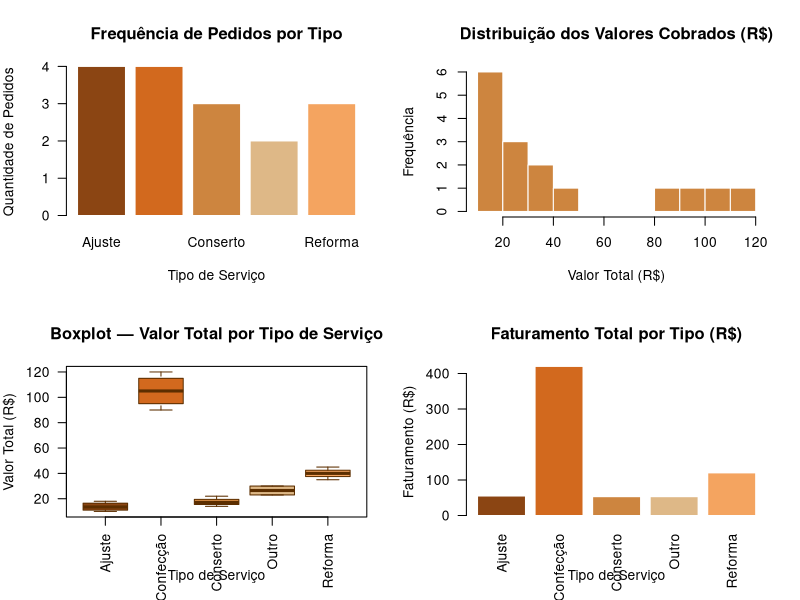

Write R code to recreate this figure.
# =============================================================
# ANÁLISE DE DADOS — COSTURA DA DORINHA
# Trabalho de Extensão — Análise de Dados
# =============================================================

# --- 1. CARREGAMENTO DOS DADOS ----------------------------------

# Opção A: importar o CSV exportado pelo sistema
# (com o backend rodando, acesse http://localhost:3001/api/pedidos/export
#  e salve o arquivo como "pedidos_dorinha.csv" na mesma pasta deste script)
dados <- read.csv2("pedidos_dorinha.csv", fileEncoding = "UTF-8-BOM", stringsAsFactors = FALSE)

# Verificação inicial
cat("=== ESTRUTURA DOS DADOS ===\n")
str(dados)
cat("\n")

# Conversão de tipos
dados$material  <- as.numeric(dados$material)
dados$maoDeObra <- as.numeric(dados$maoDeObra)
dados$total     <- as.numeric(dados$total)
dados$data      <- as.Date(dados$data, format = "%d/%m/%Y")

cat("=== PRIMEIRAS LINHAS ===\n")
print(head(dados))
cat("\n")


# --- 2. CLASSIFICAÇÃO DAS VARIÁVEIS ----------------------------

cat("=== CLASSIFICAÇÃO DAS VARIÁVEIS ===\n")
cat("Variáveis QUALITATIVAS (categóricas):\n")
cat("  - cliente : nominal\n")
cat("  - tipo    : nominal\n")
cat("  - descricao: nominal\n")
cat("  - data    : ordinal (temporal)\n\n")

cat("Variáveis QUANTITATIVAS (numéricas):\n")
cat("  - material  : contínua (R$)\n")
cat("  - maoDeObra : contínua (R$)\n")
cat("  - total     : contínua (R$)\n\n")


# --- 3. DISTRIBUIÇÃO DE FREQUÊNCIA POR TIPO --------------------

cat("=== DISTRIBUIÇÃO DE FREQUÊNCIA POR TIPO DE SERVIÇO ===\n")
freq_abs  <- table(dados$tipo)
freq_rel  <- prop.table(freq_abs) * 100
freq_acum <- cumsum(freq_abs)

tabela_freq <- data.frame(
  Tipo              = names(freq_abs),
  Frequencia_Abs    = as.integer(freq_abs),
  Frequencia_Rel_pct = round(as.numeric(freq_rel), 1),
  Frequencia_Acum   = as.integer(freq_acum)
)
print(tabela_freq)
cat("\n")


# --- 4. MEDIDAS DE TENDÊNCIA CENTRAL ---------------------------

# Função moda (R não tem função nativa)
moda <- function(x) {
  ux <- unique(x)
  ux[which.max(tabulate(match(x, ux)))]
}

cat("=== MEDIDAS DE TENDÊNCIA CENTRAL — VALOR TOTAL (R$) ===\n")
cat("Média   :", round(mean(dados$total), 2), "\n")
cat("Mediana :", round(median(dados$total), 2), "\n")
cat("Moda    :", moda(dados$total), "\n\n")

cat("=== MEDIDAS DE TENDÊNCIA CENTRAL POR TIPO DE SERVIÇO ===\n")
medias <- aggregate(total ~ tipo, data = dados, FUN = function(x)
  c(Media = round(mean(x), 2), Mediana = round(median(x), 2)))
print(medias)
cat("\n")


# --- 5. MEDIDAS DE DISPERSÃO -----------------------------------

cat("=== MEDIDAS DE DISPERSÃO — VALOR TOTAL (R$) ===\n")
variancia <- var(dados$total)
desvio    <- sd(dados$total)
cv        <- (desvio / mean(dados$total)) * 100

cat("Variância          :", round(variancia, 2), "\n")
cat("Desvio-padrão      :", round(desvio, 2), "\n")
cat("Coeficiente de Var.:", round(cv, 1), "%\n\n")

cat("=== DISPERSÃO POR TIPO DE SERVIÇO ===\n")
dispersao <- aggregate(total ~ tipo, data = dados, FUN = function(x)
  c(DP = round(sd(x), 2), CV_pct = round((sd(x) / mean(x)) * 100, 1)))
print(dispersao)
cat("\n")


# --- 6. GRÁFICOS -----------------------------------------------

# Configuração de layout: 2x2
par(mfrow = c(2, 2), mar = c(5, 4, 4, 2))

## 6.1 — Gráfico de Barras: Frequência por tipo
barplot(
  freq_abs,
  main   = "Frequência de Pedidos por Tipo",
  xlab   = "Tipo de Serviço",
  ylab   = "Quantidade de Pedidos",
  col    = c("#8B4513", "#D2691E", "#CD853F", "#DEB887", "#F4A460"),
  las    = 1,
  border = "white"
)

## 6.2 — Histograma: Distribuição dos valores totais
hist(
  dados$total,
  main   = "Distribuição dos Valores Cobrados (R$)",
  xlab   = "Valor Total (R$)",
  ylab   = "Frequência",
  col    = "#CD853F",
  border = "white",
  breaks = 8
)

## 6.3 — Boxplot: Valores por tipo de serviço
boxplot(
  total ~ tipo,
  data   = dados,
  main   = "Boxplot — Valor Total por Tipo de Serviço",
  xlab   = "Tipo de Serviço",
  ylab   = "Valor Total (R$)",
  col    = c("#8B4513", "#D2691E", "#CD853F", "#DEB887", "#F4A460"),
  border = "#5C2E00",
  las    = 2
)

## 6.4 — Gráfico de Barras: Faturamento total por tipo
fat_tipo <- aggregate(total ~ tipo, data = dados, FUN = sum)
barplot(
  fat_tipo$total,
  names.arg = fat_tipo$tipo,
  main      = "Faturamento Total por Tipo (R$)",
  xlab      = "Tipo de Serviço",
  ylab      = "Faturamento (R$)",
  col       = c("#8B4513", "#D2691E", "#CD853F", "#DEB887", "#F4A460"),
  border    = "white",
  las       = 2
)

# Restaura layout padrão
par(mfrow = c(1, 1))


# --- 7. RESUMO FINAL -------------------------------------------

cat("=== RESUMO EXECUTIVO ===\n")
cat("Total de pedidos registrados :", nrow(dados), "\n")
cat("Período analisado            :", format(min(dados$data), "%d/%m/%Y"),
    "a", format(max(dados$data), "%d/%m/%Y"), "\n")
cat("Faturamento total            : R$", round(sum(dados$total), 2), "\n")
cat("Ticket médio geral           : R$", round(mean(dados$total), 2), "\n")
cat("Serviço mais frequente       :", names(which.max(freq_abs)), "\n")
cat("Serviço de maior faturamento :", fat_tipo$tipo[which.max(fat_tipo$total)], "\n")
cat("\nAnálise concluída com sucesso!\n")
